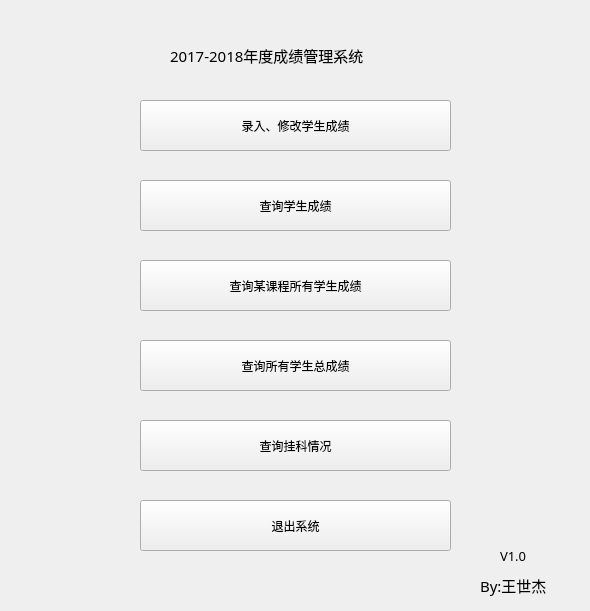
<?xml version="1.0" encoding="UTF-8"?>
<ui version="4.0">
 <class>GradeManageSystem</class>
 <widget class="QMainWindow" name="GradeManageSystem">
  <property name="geometry">
   <rect>
    <x>0</x>
    <y>0</y>
    <width>590</width>
    <height>611</height>
   </rect>
  </property>
  <property name="windowTitle">
   <string>GradeManageSystem</string>
  </property>
  <property name="styleSheet">
   <string notr="true"/>
  </property>
  <widget class="QWidget" name="centralWidget">
   <widget class="QPushButton" name="pushButton6">
    <property name="geometry">
     <rect>
      <x>140</x>
      <y>500</y>
      <width>311</width>
      <height>51</height>
     </rect>
    </property>
    <property name="font">
     <font>
      <family>微软雅黑</family>
     </font>
    </property>
    <property name="text">
     <string>退出系统</string>
    </property>
   </widget>
   <widget class="QPushButton" name="pushButton3">
    <property name="geometry">
     <rect>
      <x>140</x>
      <y>260</y>
      <width>311</width>
      <height>51</height>
     </rect>
    </property>
    <property name="font">
     <font>
      <family>微软雅黑</family>
     </font>
    </property>
    <property name="text">
     <string>查询某课程所有学生成绩</string>
    </property>
   </widget>
   <widget class="QLabel" name="label">
    <property name="geometry">
     <rect>
      <x>170</x>
      <y>30</y>
      <width>311</width>
      <height>51</height>
     </rect>
    </property>
    <property name="font">
     <font>
      <family>微软雅黑</family>
      <pointsize>11</pointsize>
     </font>
    </property>
    <property name="text">
     <string>2017-2018年度成绩管理系统</string>
    </property>
   </widget>
   <widget class="QPushButton" name="pushButton5">
    <property name="geometry">
     <rect>
      <x>140</x>
      <y>420</y>
      <width>311</width>
      <height>51</height>
     </rect>
    </property>
    <property name="font">
     <font>
      <family>微软雅黑</family>
     </font>
    </property>
    <property name="text">
     <string>查询挂科情况</string>
    </property>
   </widget>
   <widget class="QPushButton" name="pushButton1">
    <property name="geometry">
     <rect>
      <x>140</x>
      <y>100</y>
      <width>311</width>
      <height>51</height>
     </rect>
    </property>
    <property name="font">
     <font>
      <family>微软雅黑</family>
     </font>
    </property>
    <property name="text">
     <string>录入、修改学生成绩</string>
    </property>
   </widget>
   <widget class="QPushButton" name="pushButton2">
    <property name="geometry">
     <rect>
      <x>140</x>
      <y>180</y>
      <width>311</width>
      <height>51</height>
     </rect>
    </property>
    <property name="font">
     <font>
      <family>微软雅黑</family>
     </font>
    </property>
    <property name="text">
     <string>查询学生成绩</string>
    </property>
   </widget>
   <widget class="QPushButton" name="pushButton4">
    <property name="geometry">
     <rect>
      <x>140</x>
      <y>340</y>
      <width>311</width>
      <height>51</height>
     </rect>
    </property>
    <property name="font">
     <font>
      <family>微软雅黑</family>
     </font>
    </property>
    <property name="text">
     <string>查询所有学生总成绩</string>
    </property>
   </widget>
   <widget class="QLabel" name="label_2">
    <property name="geometry">
     <rect>
      <x>500</x>
      <y>540</y>
      <width>72</width>
      <height>31</height>
     </rect>
    </property>
    <property name="font">
     <font>
      <family>微软雅黑</family>
      <pointsize>10</pointsize>
     </font>
    </property>
    <property name="text">
     <string>V1.0</string>
    </property>
   </widget>
   <widget class="QLabel" name="label_3">
    <property name="geometry">
     <rect>
      <x>480</x>
      <y>560</y>
      <width>101</width>
      <height>51</height>
     </rect>
    </property>
    <property name="font">
     <font>
      <family>微软雅黑</family>
      <pointsize>11</pointsize>
     </font>
    </property>
    <property name="text">
     <string>By:王世杰</string>
    </property>
   </widget>
  </widget>
 </widget>
 <layoutdefault spacing="6" margin="11"/>
 <resources/>
 <connections/>
</ui>
